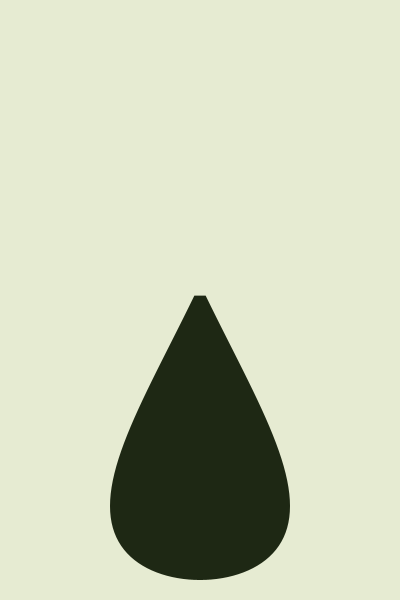
Frame 1 (no input)
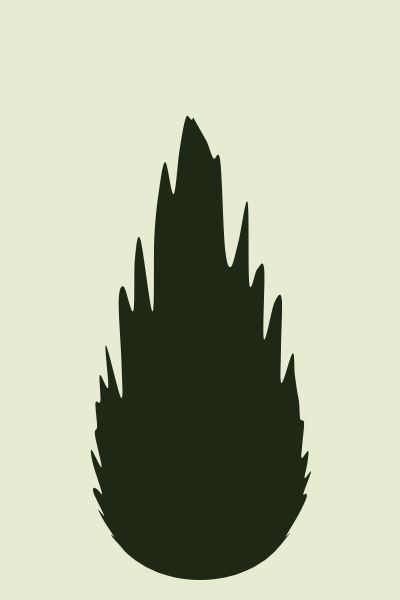
Frame 2 (the mouse pressed at the canvas centre, redrawn once)

The Processing sketch that drew these frames (run headless with seeded random() and noise(); the mouse was pressed at the canvas centre and the sketch redrawn once):

// Processing sketch: processing_182366
// ── processing_182366.pde

PVector center;
float rad;
float len;
float inc;
boolean update;
color bg = color(230, 235, 210);
color fg = color(30, 40, 20);
  

void setup() {
  size(400, 600);
  frameRate(10);
  fill(fg);
  noLoop();
  noStroke();
  background(bg);
  len = 100;
  inc = 2 * PI/len;
  center = new PVector(width/2, height - 20);
}

void blob2(PVector c, float scale) {
  beginShape();
  float noiseScale = mouseX / float(width);
  float noise, angle;
  for (int i = 0; i < len + 1; i++) {
    noise = random(scale/2, 3 * scale/2);
    angle = PI - (i * inc);
    curveVertex(c.x + (noiseScale * noise + scale * 3) * sin(angle), 
                c.y - (noiseScale * noise + scale) * (angle * angle));
  } 
  endShape(CLOSE);
}

void draw() {
  background(bg);
  blob2(center, 30);
  update = true;
}

void mouseMoved() {
  if (update) {
    update = false;
    blob2(center, 30);
    redraw();
    update = true;
  }
}
